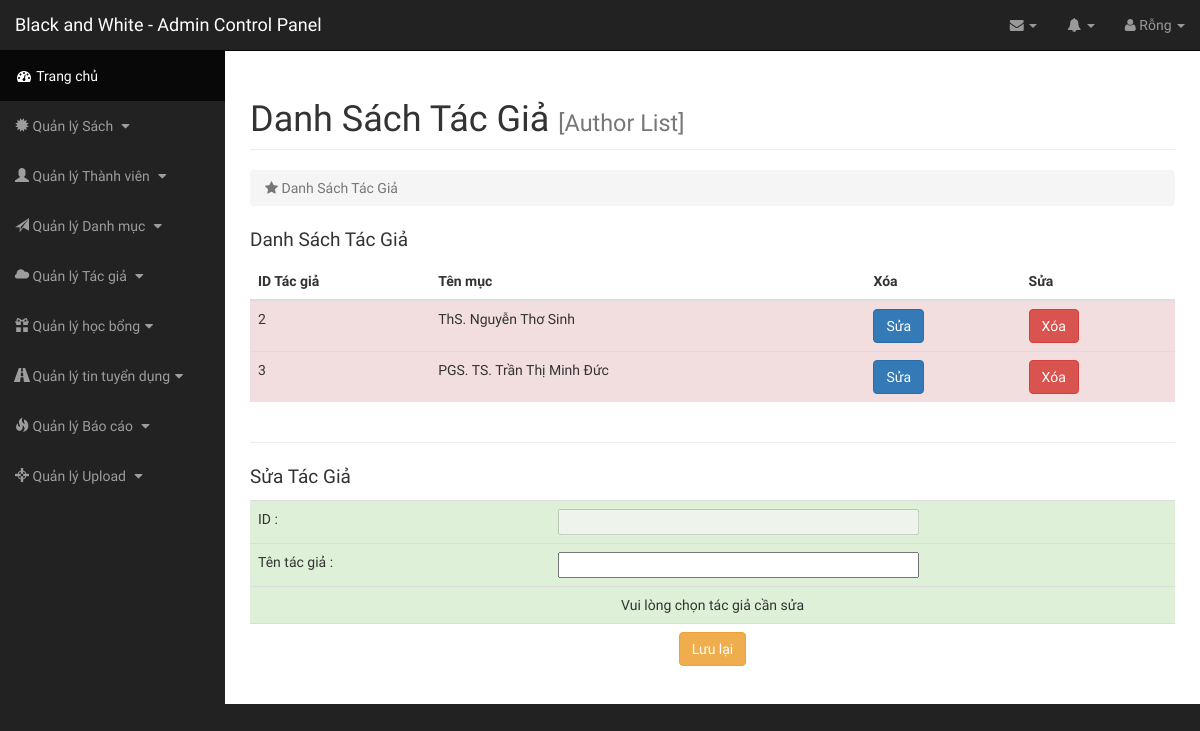
Before: /admin/index.php?page=danh-sach-tac-gia (signed in) with the older database file.
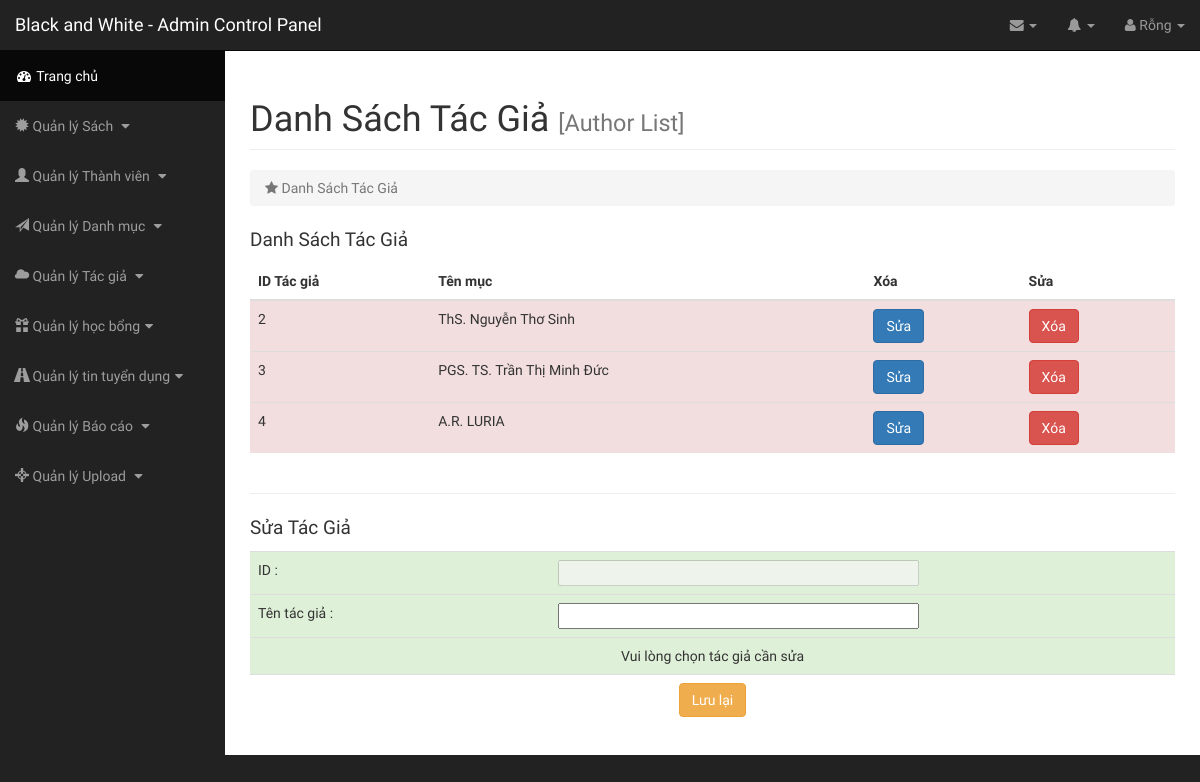
After: the same page with the newer database file.
### tables this page shows
CREATE TABLE `author` (
  `authorid` int(100) NOT NULL,
  `authorname` varchar(255) NOT NULL
);

### class/Db.class.php (called while the page is built, shortened)
<?php
class Db{
	private $conn = null;
	public function __construct()
	{
		$host ="mysql:host=". HOST."; dbname=". DB_NAME;
		try
		{
			$this->conn = new PDO($host, DB_USER, DB_PASS);
			$this->conn->query("set names 'utf8' ");
		}
		catch (PDOException $e)
		{
			echo "Không thể kết nối cơ sở dữ liệu";
		}
	}
	private function query($sql, $arr = array(), $mode = PDO::FETCH_ASSOC)
	{
		$pre = $this->conn->prepare($sql);
		if(!$pre->execute($arr))
		{
			echo "Không thể thực thi"; exit;
		}
		return $pre->fetchAll($mode);
	}
	public function select($sql, $arr = array(), $mode = PDO::FETCH_ASSOC)
	{
		return $this->query($sql, $arr, $mode);
	}
}
?>

### admin/inc/authorlist.php (the view)
<div id="page-wrapper">
    <div class="container-fluid">
        <div class="row">
            <div class="col-lg-12">
                <h1 class="page-header">
                    Danh Sách Tác Giả <small class="text-muted">[Author List]</small>
                </h1>
                <ol class="breadcrumb">
                    <li class="active">
                        <i class="fa fa-star"></i> Danh Sách Tác Giả
                    </li>
                </ol>
            </div>
        </div>
        <div class="catlist">
          <div class="row">
            <div class="col-sm-12">
              <p class="cat-title">Danh Sách Tác Giả</p>
              <table class="table">
      <thead>
        <tr>
          <th>ID Tác giả</th>
          <th>Tên mục</th>
          <th>Xóa</th>
          <th>Sửa</th>
        </tr>
      </thead>
      <tbody>
        <?php
          $sql = "SELECT * FROM author";
          $rows = $obj->select($sql);
          foreach ($rows as $row) {
        ?>
        <tr class="danger">
          <td class="success"><?php echo $row["authorid"]; ?></td>
          <td><?php echo $row["authorname"]; ?></td>
          <td><button class="btn btn-primary updateau"  data-id="<?php echo $row["authorid"]; ?>" name="button" id="edit-cat-<?php echo $row["authorid"]; ?>">Sửa</button></td>
          <td><button class="btn btn-danger delau"  data-id="<?php echo $row["authorid"]; ?>" name="button" id="del-cat-<?php echo $row["authorid"]; ?>">Xóa</button></td>
        </tr>
        <?php
          }
        ?>
      </tbody>
    </table>
            </div>
          </div>
        </div>
        <hr>
        <div class="row">
          <div class="col-sm-12">
            <p class="cat-title">Sửa Tác Giả</p>
            <table class="table">
    <tbody>
      <tr class="primary">
        <td class="success" width="36%">ID :</td>
        <td class="success" width="34%"><input type="text" name="" class="form-controls" size="40" id="auid-edit" disabled></td>
        <td class="success" id="kqAUID" width="30%"></td>
      </tr>
      <tr class="primary">
        <td class="success">Tên tác giả :</td>
        <td class="success"><input type="text" name="" class="form-controls" size="40" id="auname-edit"></td>
        <td class="success" width="30%"></td>
      </tr>
      <tr class="primary">
        <td class="success" colspan="3" id="au-status" style="text-align: center;">Vui lòng chọn tác giả cần sửa</td>
      </tr>
      <tr>
        <td colspan="3" style="text-align:center;">
          <div class="btn btn-warning" href="#" role="button" id="au-update" onclick="return confirmAction()">Lưu lại</div>
        </td>
      </tr>
    </tbody>
  </table>
          </div>
        </div>
    </div>
</div>

Changed rows visible on the page:
added author: authorid "4", authorname "A.R. LURIA"
